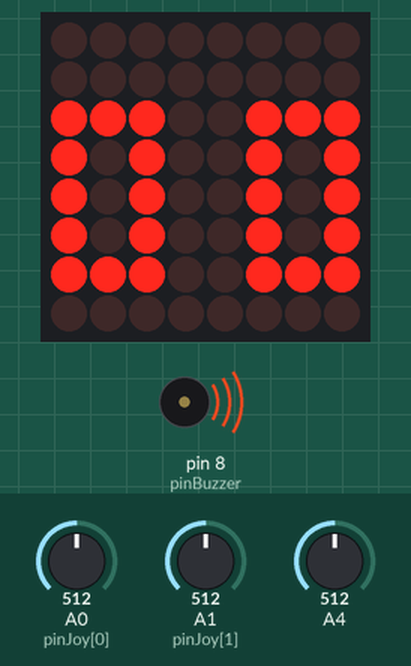
Recording of a sketch running on a simulated Arduino Uno, built with avr-gcc and run on an emulated ATmega328P. Shown: 8×8 LED matrix, buzzer (waves = sounding). Inputs (shaded band) come from the test bench; at power-on: A4 = 512, A0 (pinJoy[0]) = 512, A1 (pinJoy[1]) = 512. Random numbers use the default seed unless the sketch sets one. At 33.4 s the program stops and its outputs stay as they are.

Above: at 3.1 s.
At 6.2 s:
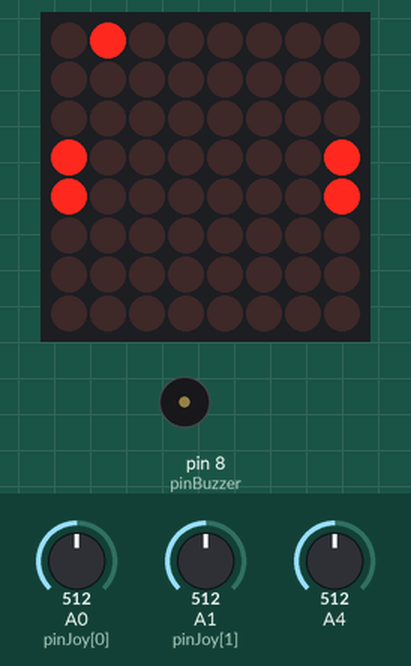
6.3 s: A4 set to 716
At 8.0 s:
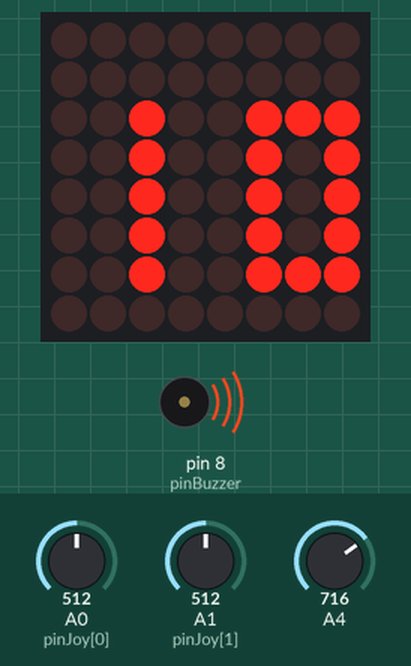
8.5 s: A0 (pinJoy[0]) set to 735
13.3 s: A0 (pinJoy[0]) set to 768
At 17.35 s:
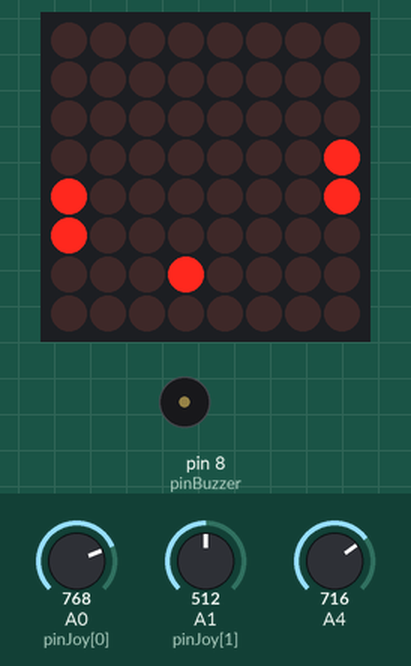
18.5 s: A1 (pinJoy[1]) set to 736
20.7 s: A1 (pinJoy[1]) set to 767
At 23.77 s:
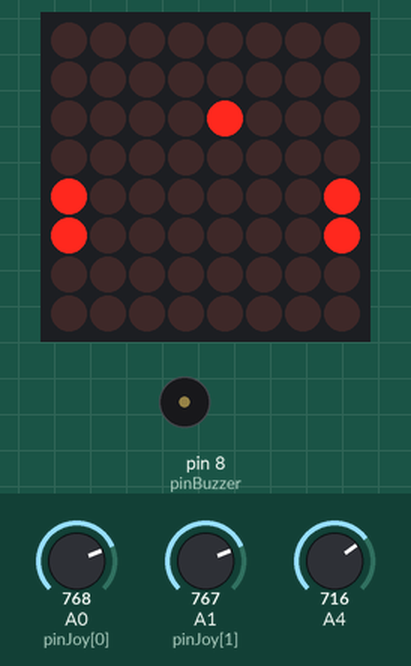
25.3 s: A1 (pinJoy[1]) set to 740
Timing chart, 0 to 34.9 s (numbered marks = the images above; inputs shaded):
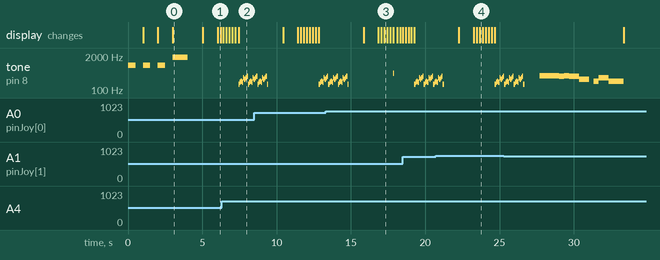

The sketch:

Pong.ino
```cpp
#include <LedControl.h>
#include <pitches.h>
// AUTHOR: William Incicchitti
LedControl lc=LedControl(12,10,11,1); // pin 12 = DataIn; pin 11 = LOAD(CS); pin 10 = CLK; matrice orientata con i connettori a sx
const byte pinBuzzer = 8, pinJoy[2] = {A0,A1}; // Pin del buzzer e dei due joystick
const int semiminima = 1000, ritardoiniz = 200, ritardomin = 10, riduz_ritardo = 10, tempo_synth = 80, puntivittoria = 3;
int i, j, score[2], curcol, currig, oldcol, oldrig, ritardo, direzione, plr2srv, wonthepoint, battoppos[2], movJoy[2];
bool ingioco;
const byte cifra[30]={B111110,B100010,B111110,B000000,B000000,B111110,B101110,B101010,B111010,B101010,B101010,B111110,B111000,B001000,
  B111110, B111010,B101010,B101110,B111110,B101010,B101110,B100000,B100000,B111110,B111110,B101010,B111110,B111010,B101010,B111110};

void tabellone() {
  lc.clearDisplay(0);
  for (j=0; j<2; j++) for (i=0; i<3; i++) lc.setColumn(0,5*j+i,cifra[3*score[j]+i]);
}

void ontherun() {
  for (i=0; i<3; i++) {
    tone(pinBuzzer, NOTE_E3, tempo_synth);
    delay(tempo_synth);
    tone(pinBuzzer, NOTE_G3, tempo_synth);
    delay(tempo_synth);
    tone(pinBuzzer, NOTE_A3, tempo_synth);
    delay(tempo_synth);
    tone(pinBuzzer, NOTE_G3, tempo_synth);
    delay(tempo_synth);
    tone(pinBuzzer, NOTE_D4, tempo_synth);
    delay(tempo_synth);
    tone(pinBuzzer, NOTE_C4, tempo_synth);
    delay(tempo_synth);
    tone(pinBuzzer, NOTE_D4, tempo_synth);
    delay(tempo_synth);
    tone(pinBuzzer, NOTE_E4, tempo_synth);
    delay(tempo_synth);
  }
  tone(pinBuzzer, NOTE_E3, tempo_synth);
  delay(tempo_synth);
}

void wearethechampions() {
  tone(pinBuzzer, NOTE_F4, 4*semiminima/3);
  delay(4*semiminima/3);
  tone(pinBuzzer, NOTE_E4, semiminima/3);
  delay(semiminima/3);
  tone(pinBuzzer, NOTE_F4, semiminima/3);
  delay(semiminima/3);
  tone(pinBuzzer, NOTE_E4, 2*semiminima/3);
  delay(2*semiminima/3);
  tone(pinBuzzer, NOTE_C4, 2*semiminima/3);
  delay(semiminima);
  tone(pinBuzzer, NOTE_A3, semiminima/3);
  delay(semiminima/3);
  tone(pinBuzzer, NOTE_D4, 2*semiminima/3);
  delay(2*semiminima/3);
  tone(pinBuzzer, NOTE_A3, semiminima);
  delay(semiminima);
}

void servizio() {
    randomSeed(analogRead(4)); // Randomizza da porta vuota
    plr2srv = (score[0] + score[1]) % 2;
    curcol = 5*plr2srv + 1;
    currig = (int)random(8);
    if(currig == 0) direzione = 3 * plr2srv; // COL 0 ==> Obbligatoriamente verso SE or SW
    else if(currig == 7) direzione = 1 + plr2srv; // COL 7 ==> Obbligatoriamente verso NE or NW
    else direzione = (int)random(2) + 2*plr2srv; // SE=0; NE=1; NW=2; SW=3 (La palla non parte dalle linee laterali e va dove vuole)
    lc.clearDisplay(0);
    for (j=0; j<2; j++) {
      battoppos[j] = 3; // Memorizza la posizione (riga) più alta delle racchette (l'altra sta alla riga successiva)
      for (i=0; i<2; i++) lc.setLed(0,i+3,7*j,true); // Comparsa racchette sullo schermo (2 px)
    }
    delay(1000);
    lc.setLed(0,currig,curcol,true); // Compare la palla sullo schermo
    ingioco = true;
    ritardo = ritardoiniz; // Resetta la velocità iniziale
    delay(ritardo);
}

void setup() {
  lc.shutdown(0,false);
  lc.setIntensity(0,15); // indice matrice, luminosità (default 0 min - 15 max)
  for (j=3; j>0; j--) { // 3-2-1
    lc.clearDisplay(0);
    for (i=0; i<3; i++) lc.setColumn(0,i+2,cifra[3*j+i]);
    tone(pinBuzzer, NOTE_A5, semiminima/2);
    delay (semiminima);
  }
  tabellone();
  tone(pinBuzzer, NOTE_A6, semiminima); // Gate opened
  delay (semiminima * 2);
}

void loop() {
  if (score[0] == puntivittoria || score[1] == puntivittoria) {
    wearethechampions();
    exit(0);
  }
  if (!ingioco) servizio();
  oldcol = curcol;
  oldrig = currig;
  switch (direzione) {
    case 0: // Se va a SE ...
      curcol++;
      currig++;
      break;
    case 1: // Se va a NE ...
      curcol++;
      currig--;
      break;
    case 2: // Se va a NW ...
      curcol--;
      currig--;
      break;
    case 3: // Se va a SW ...
      curcol--;
      currig++;
  }
// INIZIO GESTIONE GOAL
  if (curcol == 7 && direzione < 2) { // P0 ha segnato
    score[0]++;
    ingioco = false;
    plr2srv = 1;
    lc.setLed(0,oldrig,oldcol,false);
    lc.setLed(0,currig,curcol,true);
    delay(ritardo);
    tabellone();
    ontherun();
    delay(1000);
  }
  else if (curcol == 0 && direzione > 1) { // P1 ha segnato
    score[1]++;
    ingioco = false;
    plr2srv = 0;
    lc.setLed(0,oldrig,oldcol,false);
    lc.setLed(0,currig,curcol,true);
    delay(ritardo);
    tabellone();
    ontherun();
    delay(1000);
  }
// FINE GESTIONE GOAL
// INIZIO GESTIONE RIMBALZI RACCHETTA
  else if (curcol == 6 && direzione == 0) { // La palla arriva a P1 viaggiando verso SE
    if (currig == battoppos[1] - 1) direzione = 2; // NW
    else if (currig == battoppos[1] || currig == battoppos[1] + 1) direzione = 3; // SW
    lc.setLed(0,oldrig,oldcol,false);
    lc.setLed(0,currig,curcol,true);
    if (direzione != 0 && ritardo > ritardomin) {
      tone(pinBuzzer, NOTE_A4, semiminima/16);
      delay (semiminima/16);
      ritardo -= riduz_ritardo;
    }
    delay(ritardo);
  }
  else if (curcol == 6 && direzione == 1) { // La palla arriva a P1 viaggiando verso NE
    if (currig == battoppos[1] + 2) direzione = 3; // SW
    else if (currig == battoppos[1] || currig == battoppos[1] + 1) direzione = 2; // NW
    lc.setLed(0,oldrig,oldcol,false);
    lc.setLed(0,currig,curcol,true);
    if (direzione != 1 && ritardo > ritardomin) {
      tone(pinBuzzer, NOTE_A4, semiminima/16);
      delay (semiminima/16);
      ritardo -= riduz_ritardo;
    }
    delay(ritardo);
  }
  else if (curcol == 1 && direzione == 2) { // La palla arriva a P0 viaggiando verso NW
    if (currig == battoppos[0] + 2) direzione = 0; // SE
    else if (currig == battoppos[0] || currig == battoppos[0] + 1) direzione = 1; // NE
    lc.setLed(0,oldrig,oldcol,false);
    lc.setLed(0,currig,curcol,true);
    if (direzione != 2 && ritardo > ritardomin) {
      tone(pinBuzzer, NOTE_A3, semiminima/16);
      delay (semiminima/16);
      ritardo -= riduz_ritardo;
    }
    delay(ritardo);
  }
  else if (curcol == 1 && direzione == 3) { // La palla arriva a P0 viaggiando verso SW
    if (currig == battoppos[0] - 1) direzione = 1; // NE
    else if (currig == battoppos[0] || currig == battoppos[0] + 1) direzione = 0; // SE
    lc.setLed(0,oldrig,oldcol,false);
    lc.setLed(0,currig,curcol,true);
    if (direzione != 3 && ritardo > ritardomin) {
      tone(pinBuzzer, NOTE_A3, semiminima/16);
      delay (semiminima/16);
      ritardo -= riduz_ritardo;
    }
    delay(ritardo);
  }
  else {
    lc.setLed(0,oldrig,oldcol,false);
    lc.setLed(0,currig,curcol,true);
    delay(ritardo);
  }
// FINE GESTIONE RIMBALZI RACCHETTA
// INIZIO GESTIONE RIMBALZI MURO
  if (score[0] < puntivittoria && score[1] < puntivittoria) {
    if (currig == 7 && direzione == 0) direzione = 1;
    else if (currig == 7 && direzione == 3) direzione = 2;
    else if (currig == 0 && direzione == 1) direzione = 0;
    else if (currig == 0 && direzione == 2) direzione = 3;
  }
// FINE GESTIONE RIMBALZI MURO
// INIZIO LETTURA JOYSTICK
  for (j=0; j<2; j++) {
    movJoy[j] = analogRead(pinJoy[j]);
    if (movJoy[j] < 250) {
      for (i=0; i<2; i++) lc.setLed(0,battoppos[j] + i, 7*j, false);
      if (score[0] < puntivittoria && score[1] < puntivittoria) {
        battoppos[j] = max(battoppos[j] - 1, 0);
        for (i=0; i<2; i++) lc.setLed(0,battoppos[j] + i, 7*j, true);
      }
    }
    else if (movJoy[j] > 750) {
      for (i=0; i<2; i++) lc.setLed(0,battoppos[j] + i, 7*j, false);
      if (score[0] < puntivittoria && score[1] < puntivittoria) {
        battoppos[j] = min(battoppos[j] + 1, 6);
        for (i=0; i<2; i++) lc.setLed(0,battoppos[j] + i, 7*j, true);
      }
    }
  }
// FINE LETTURA POTENZIOMETRO E JOYSTICK
}
```

Measured:
- the behaviour switches between 750 and 751 on A0 (pinJoy[0]) (found by bisection; images 2 and 3)
- the behaviour switches between 750 and 751 on A1 (pinJoy[1]) (found by bisection; images 3 and 4)
- by itself, tone on pin 8 (pinBuzzer): plays 165 Hz for 0.08 s, 196 Hz for 0.08 s, 220 Hz for 0.08 s, 196 Hz for 0.08 s, 294 Hz for 0.08 s, 262 Hz for 0.08 s … (25 notes in this stretch)
- what the display in image 0 shows lasts 2.0 s, from 3.0 s to 5.0 s
